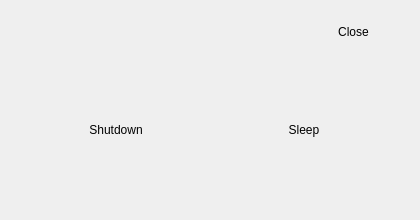
<?xml version="1.0" encoding="UTF-8"?>
<ui version="4.0">
 <class>ElfPowerOffDialog</class>
 <widget class="QWidget" name="ElfPowerOffDialog">
  <property name="geometry">
   <rect>
    <x>0</x>
    <y>0</y>
    <width>420</width>
    <height>220</height>
   </rect>
  </property>
  <property name="windowTitle">
   <string>Form</string>
  </property>
  <property name="styleSheet">
   <string notr="true"/>
  </property>
  <widget class="QFrame" name="bg">
   <property name="geometry">
    <rect>
     <x>0</x>
     <y>0</y>
     <width>420</width>
     <height>220</height>
    </rect>
   </property>
   <property name="palette">
    <palette>
     <active>
      <colorrole role="WindowText">
       <brush brushstyle="SolidPattern">
        <color alpha="255">
         <red>0</red>
         <green>0</green>
         <blue>0</blue>
        </color>
       </brush>
      </colorrole>
      <colorrole role="Button">
       <brush brushstyle="SolidPattern">
        <color alpha="255">
         <red>255</red>
         <green>255</green>
         <blue>255</blue>
        </color>
       </brush>
      </colorrole>
      <colorrole role="Text">
       <brush brushstyle="SolidPattern">
        <color alpha="255">
         <red>0</red>
         <green>0</green>
         <blue>0</blue>
        </color>
       </brush>
      </colorrole>
      <colorrole role="ButtonText">
       <brush brushstyle="SolidPattern">
        <color alpha="255">
         <red>0</red>
         <green>0</green>
         <blue>0</blue>
        </color>
       </brush>
      </colorrole>
      <colorrole role="Base">
       <brush brushstyle="SolidPattern">
        <color alpha="255">
         <red>255</red>
         <green>255</green>
         <blue>255</blue>
        </color>
       </brush>
      </colorrole>
      <colorrole role="Window">
       <brush brushstyle="SolidPattern">
        <color alpha="255">
         <red>255</red>
         <green>255</green>
         <blue>255</blue>
        </color>
       </brush>
      </colorrole>
     </active>
     <inactive>
      <colorrole role="WindowText">
       <brush brushstyle="SolidPattern">
        <color alpha="255">
         <red>0</red>
         <green>0</green>
         <blue>0</blue>
        </color>
       </brush>
      </colorrole>
      <colorrole role="Button">
       <brush brushstyle="SolidPattern">
        <color alpha="255">
         <red>255</red>
         <green>255</green>
         <blue>255</blue>
        </color>
       </brush>
      </colorrole>
      <colorrole role="Text">
       <brush brushstyle="SolidPattern">
        <color alpha="255">
         <red>0</red>
         <green>0</green>
         <blue>0</blue>
        </color>
       </brush>
      </colorrole>
      <colorrole role="ButtonText">
       <brush brushstyle="SolidPattern">
        <color alpha="255">
         <red>0</red>
         <green>0</green>
         <blue>0</blue>
        </color>
       </brush>
      </colorrole>
      <colorrole role="Base">
       <brush brushstyle="SolidPattern">
        <color alpha="255">
         <red>255</red>
         <green>255</green>
         <blue>255</blue>
        </color>
       </brush>
      </colorrole>
      <colorrole role="Window">
       <brush brushstyle="SolidPattern">
        <color alpha="255">
         <red>255</red>
         <green>255</green>
         <blue>255</blue>
        </color>
       </brush>
      </colorrole>
     </inactive>
     <disabled>
      <colorrole role="WindowText">
       <brush brushstyle="SolidPattern">
        <color alpha="255">
         <red>0</red>
         <green>0</green>
         <blue>0</blue>
        </color>
       </brush>
      </colorrole>
      <colorrole role="Button">
       <brush brushstyle="SolidPattern">
        <color alpha="255">
         <red>255</red>
         <green>255</green>
         <blue>255</blue>
        </color>
       </brush>
      </colorrole>
      <colorrole role="Text">
       <brush brushstyle="SolidPattern">
        <color alpha="255">
         <red>0</red>
         <green>0</green>
         <blue>0</blue>
        </color>
       </brush>
      </colorrole>
      <colorrole role="ButtonText">
       <brush brushstyle="SolidPattern">
        <color alpha="255">
         <red>0</red>
         <green>0</green>
         <blue>0</blue>
        </color>
       </brush>
      </colorrole>
      <colorrole role="Base">
       <brush brushstyle="SolidPattern">
        <color alpha="255">
         <red>255</red>
         <green>255</green>
         <blue>255</blue>
        </color>
       </brush>
      </colorrole>
      <colorrole role="Window">
       <brush brushstyle="SolidPattern">
        <color alpha="255">
         <red>255</red>
         <green>255</green>
         <blue>255</blue>
        </color>
       </brush>
      </colorrole>
     </disabled>
    </palette>
   </property>
   <property name="styleSheet">
    <string notr="true"/>
   </property>
   <widget class="QWidget" name="verticalLayoutWidget">
    <property name="geometry">
     <rect>
      <x>0</x>
      <y>0</y>
      <width>421</width>
      <height>257</height>
     </rect>
    </property>
    <layout class="QVBoxLayout" name="powerOffCont">
     <property name="spacing">
      <number>6</number>
     </property>
     <property name="leftMargin">
      <number>1</number>
     </property>
     <property name="topMargin">
      <number>2</number>
     </property>
     <property name="rightMargin">
      <number>2</number>
     </property>
     <item>
      <widget class="QFrame" name="titleContPopup">
       <property name="minimumSize">
        <size>
         <width>0</width>
         <height>60</height>
        </size>
       </property>
       <property name="maximumSize">
        <size>
         <width>16777215</width>
         <height>60</height>
        </size>
       </property>
       <layout class="QHBoxLayout" name="horizontalLayout">
        <property name="spacing">
         <number>0</number>
        </property>
        <property name="leftMargin">
         <number>0</number>
        </property>
        <property name="topMargin">
         <number>5</number>
        </property>
        <property name="rightMargin">
         <number>15</number>
        </property>
        <property name="bottomMargin">
         <number>5</number>
        </property>
        <item>
         <spacer name="horizontalSpacer_2">
          <property name="orientation">
           <enum>Qt::Horizontal</enum>
          </property>
          <property name="sizeHint" stdset="0">
           <size>
            <width>40</width>
            <height>20</height>
           </size>
          </property>
         </spacer>
        </item>
        <item>
         <widget class="FastQPushButton" name="cancelBtn">
          <property name="sizePolicy">
           <sizepolicy hsizetype="Fixed" vsizetype="Fixed">
            <horstretch>0</horstretch>
            <verstretch>0</verstretch>
           </sizepolicy>
          </property>
          <property name="minimumSize">
           <size>
            <width>101</width>
            <height>40</height>
           </size>
          </property>
          <property name="maximumSize">
           <size>
            <width>101</width>
            <height>40</height>
           </size>
          </property>
          <property name="focusPolicy">
           <enum>Qt::NoFocus</enum>
          </property>
          <property name="styleSheet">
           <string notr="true"/>
          </property>
          <property name="text">
           <string>Close</string>
          </property>
          <property name="iconSize">
           <size>
            <width>112</width>
            <height>60</height>
           </size>
          </property>
          <property name="flat">
           <bool>true</bool>
          </property>
         </widget>
        </item>
       </layout>
      </widget>
     </item>
     <item>
      <widget class="QFrame" name="dialogNoIconCont">
       <layout class="QHBoxLayout" name="horizontalLayout_2">
        <property name="spacing">
         <number>0</number>
        </property>
        <property name="topMargin">
         <number>15</number>
        </property>
        <item>
         <spacer name="horizontalSpacer">
          <property name="orientation">
           <enum>Qt::Horizontal</enum>
          </property>
          <property name="sizeHint" stdset="0">
           <size>
            <width>40</width>
            <height>20</height>
           </size>
          </property>
         </spacer>
        </item>
        <item>
         <layout class="QVBoxLayout" name="verticalLayout">
          <property name="spacing">
           <number>10</number>
          </property>
          <item>
           <layout class="QHBoxLayout" name="horizontalLayout_3">
            <property name="topMargin">
             <number>0</number>
            </property>
            <item>
             <spacer name="horizontalSpacer_5">
              <property name="orientation">
               <enum>Qt::Horizontal</enum>
              </property>
              <property name="sizeHint" stdset="0">
               <size>
                <width>40</width>
                <height>20</height>
               </size>
              </property>
             </spacer>
            </item>
            <item>
             <widget class="FastQPushButton" name="ok_2">
              <property name="sizePolicy">
               <sizepolicy hsizetype="Fixed" vsizetype="Fixed">
                <horstretch>0</horstretch>
                <verstretch>0</verstretch>
               </sizepolicy>
              </property>
              <property name="minimumSize">
               <size>
                <width>100</width>
                <height>0</height>
               </size>
              </property>
              <property name="maximumSize">
               <size>
                <width>100</width>
                <height>16777215</height>
               </size>
              </property>
              <property name="focusPolicy">
               <enum>Qt::NoFocus</enum>
              </property>
              <property name="styleSheet">
               <string notr="true"/>
              </property>
              <property name="text">
               <string/>
              </property>
              <property name="iconSize">
               <size>
                <width>112</width>
                <height>60</height>
               </size>
              </property>
              <property name="autoDefault">
               <bool>false</bool>
              </property>
              <property name="flat">
               <bool>true</bool>
              </property>
             </widget>
            </item>
            <item>
             <spacer name="horizontalSpacer_6">
              <property name="orientation">
               <enum>Qt::Horizontal</enum>
              </property>
              <property name="sizeHint" stdset="0">
               <size>
                <width>40</width>
                <height>20</height>
               </size>
              </property>
             </spacer>
            </item>
           </layout>
          </item>
          <item>
           <widget class="QLabel" name="label">
            <property name="minimumSize">
             <size>
              <width>0</width>
              <height>30</height>
             </size>
            </property>
            <property name="maximumSize">
             <size>
              <width>16777215</width>
              <height>30</height>
             </size>
            </property>
            <property name="styleSheet">
             <string notr="true"/>
            </property>
            <property name="text">
             <string>Shutdown</string>
            </property>
            <property name="alignment">
             <set>Qt::AlignCenter</set>
            </property>
           </widget>
          </item>
          <item>
           <spacer name="verticalSpacer">
            <property name="orientation">
             <enum>Qt::Vertical</enum>
            </property>
            <property name="sizeHint" stdset="0">
             <size>
              <width>20</width>
              <height>40</height>
             </size>
            </property>
           </spacer>
          </item>
         </layout>
        </item>
        <item>
         <spacer name="horizontalSpacer_4">
          <property name="orientation">
           <enum>Qt::Horizontal</enum>
          </property>
          <property name="sizeHint" stdset="0">
           <size>
            <width>40</width>
            <height>20</height>
           </size>
          </property>
         </spacer>
        </item>
        <item>
         <layout class="QVBoxLayout" name="verticalLayout_2">
          <property name="spacing">
           <number>10</number>
          </property>
          <item>
           <layout class="QHBoxLayout" name="horizontalLayout_4">
            <property name="topMargin">
             <number>0</number>
            </property>
            <item>
             <spacer name="horizontalSpacer_7">
              <property name="orientation">
               <enum>Qt::Horizontal</enum>
              </property>
              <property name="sizeHint" stdset="0">
               <size>
                <width>40</width>
                <height>20</height>
               </size>
              </property>
             </spacer>
            </item>
            <item>
             <widget class="FastQPushButton" name="ok">
              <property name="sizePolicy">
               <sizepolicy hsizetype="Fixed" vsizetype="Fixed">
                <horstretch>0</horstretch>
                <verstretch>0</verstretch>
               </sizepolicy>
              </property>
              <property name="minimumSize">
               <size>
                <width>100</width>
                <height>0</height>
               </size>
              </property>
              <property name="maximumSize">
               <size>
                <width>100</width>
                <height>16777215</height>
               </size>
              </property>
              <property name="focusPolicy">
               <enum>Qt::NoFocus</enum>
              </property>
              <property name="autoFillBackground">
               <bool>false</bool>
              </property>
              <property name="styleSheet">
               <string notr="true"/>
              </property>
              <property name="text">
               <string/>
              </property>
              <property name="iconSize">
               <size>
                <width>112</width>
                <height>60</height>
               </size>
              </property>
              <property name="autoDefault">
               <bool>false</bool>
              </property>
              <property name="flat">
               <bool>true</bool>
              </property>
             </widget>
            </item>
            <item>
             <spacer name="horizontalSpacer_8">
              <property name="orientation">
               <enum>Qt::Horizontal</enum>
              </property>
              <property name="sizeHint" stdset="0">
               <size>
                <width>40</width>
                <height>20</height>
               </size>
              </property>
             </spacer>
            </item>
           </layout>
          </item>
          <item>
           <widget class="QLabel" name="label_2">
            <property name="minimumSize">
             <size>
              <width>0</width>
              <height>30</height>
             </size>
            </property>
            <property name="maximumSize">
             <size>
              <width>16777215</width>
              <height>30</height>
             </size>
            </property>
            <property name="text">
             <string>Sleep</string>
            </property>
            <property name="alignment">
             <set>Qt::AlignCenter</set>
            </property>
           </widget>
          </item>
          <item>
           <spacer name="verticalSpacer_2">
            <property name="orientation">
             <enum>Qt::Vertical</enum>
            </property>
            <property name="sizeHint" stdset="0">
             <size>
              <width>20</width>
              <height>40</height>
             </size>
            </property>
           </spacer>
          </item>
         </layout>
        </item>
        <item>
         <spacer name="horizontalSpacer_3">
          <property name="orientation">
           <enum>Qt::Horizontal</enum>
          </property>
          <property name="sizeHint" stdset="0">
           <size>
            <width>40</width>
            <height>20</height>
           </size>
          </property>
         </spacer>
        </item>
       </layout>
      </widget>
     </item>
     <item>
      <spacer name="verticalSpacer_3">
       <property name="orientation">
        <enum>Qt::Vertical</enum>
       </property>
       <property name="sizeHint" stdset="0">
        <size>
         <width>20</width>
         <height>40</height>
        </size>
       </property>
      </spacer>
     </item>
    </layout>
   </widget>
  </widget>
 </widget>
 <customwidgets>
  <customwidget>
   <class>FastQPushButton</class>
   <extends>QPushButton</extends>
   <header location="global">FastQPushButton.h</header>
  </customwidget>
 </customwidgets>
 <resources>
  <include location="../ElfUi.qrc"/>
 </resources>
 <connections/>
</ui>
